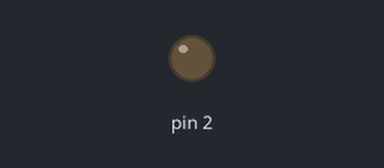
This sketch was run on a simulated Arduino Uno, built with avr-gcc and run on an emulated ATmega328P. Shown: output pins drawn as LEDs (lit = HIGH).

Above: at 0.16 s.
At 8.29 s:
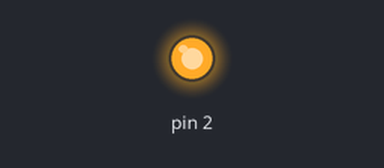
Timing chart, 0 to 10.3 s (numbered marks = the images above):
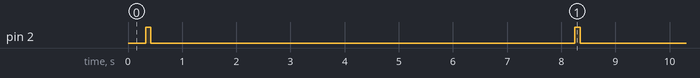

Measured:
- by itself, pin 2: alternates HIGH for 0.10 s and LOW for 7.8 s

The sketch:

IRsendSony.ino
```cpp
#include <IRremote.h>

//IR LED on D3
String readString;
IRsend irsend;

void setup()
{
  Serial.begin(9600);
  pinMode(2, OUTPUT);
}

void loop() {

  //irsend.sendNEC(0xFF7887, 32);
  for (int i = 0; i < 3; i++)
  {
    irsend.sendSony(0xa90, 12); // Sony TV power code
    delay(40);
  }
  digitalWrite(2, HIGH);
  delay(100);
  digitalWrite(2, LOW);
  delay(7500);


}
```
